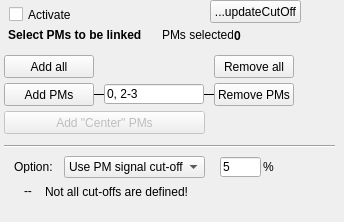
     <widget class="QWidget" name="tabCutOffs">
      <attribute name="title">
       <string>Stat</string>
      </attribute>
      <widget class="QCheckBox" name="cbActivateCutOffs">
       <property name="geometry">
        <rect>
         <x>9</x>
         <y>6</y>
         <width>70</width>
         <height>17</height>
        </rect>
       </property>
       <property name="text">
        <string>Activate</string>
       </property>
      </widget>
      <widget class="QFrame" name="fCutOffsSubSet">
       <property name="geometry">
        <rect>
         <x>4</x>
         <y>23</y>
         <width>331</width>
         <height>190</height>
        </rect>
       </property>
       <property name="frameShape">
        <enum>QFrame::NoFrame</enum>
       </property>
       <property name="frameShadow">
        <enum>QFrame::Raised</enum>
       </property>
       <widget class="QPushButton" name="pbCutOffsAdd">
        <property name="geometry">
         <rect>
          <x>0</x>
          <y>60</y>
          <width>90</width>
          <height>23</height>
         </rect>
        </property>
        <property name="text">
         <string>Add PMs</string>
        </property>
       </widget>
       <widget class="QPushButton" name="pbCutOffsRemove">
        <property name="geometry">
         <rect>
          <x>210</x>
          <y>60</y>
          <width>80</width>
          <height>23</height>
         </rect>
        </property>
        <property name="text">
         <string>Remove PMs</string>
        </property>
       </widget>
       <widget class="QLineEdit" name="leCutOffsSet">
        <property name="geometry">
         <rect>
          <x>100</x>
          <y>61</y>
          <width>100</width>
          <height>20</height>
         </rect>
        </property>
        <property name="text">
         <string>0, 2-3</string>
        </property>
       </widget>
       <widget class="Line" name="line_2">
        <property name="geometry">
         <rect>
          <x>63</x>
          <y>70</y>
          <width>150</width>
          <height>3</height>
         </rect>
        </property>
        <property name="frameShadow">
         <enum>QFrame::Plain</enum>
        </property>
        <property name="orientation">
         <enum>Qt::Horizontal</enum>
        </property>
       </widget>
       <widget class="QPushButton" name="pbCutOffsRemoveAll">
        <property name="geometry">
         <rect>
          <x>210</x>
          <y>32</y>
          <width>80</width>
          <height>23</height>
         </rect>
        </property>
        <property name="text">
         <string>Remove all</string>
        </property>
       </widget>
       <widget class="QPushButton" name="pbCutOffsAddAll">
        <property name="geometry">
         <rect>
          <x>0</x>
          <y>32</y>
          <width>90</width>
          <height>23</height>
         </rect>
        </property>
        <property name="text">
         <string>Add all</string>
        </property>
       </widget>
       <widget class="QPushButton" name="pbCutOffsAddCenterPMs">
        <property name="enabled">
         <bool>false</bool>
        </property>
        <property name="geometry">
         <rect>
          <x>0</x>
          <y>88</y>
          <width>201</width>
          <height>23</height>
         </rect>
        </property>
        <property name="text">
         <string>Add &quot;Center&quot; PMs</string>
        </property>
       </widget>
       <widget class="QLabel" name="label_5">
        <property name="geometry">
         <rect>
          <x>158</x>
          <y>4</y>
          <width>71</width>
          <height>16</height>
         </rect>
        </property>
        <property name="text">
         <string>PMs selected:</string>
        </property>
       </widget>
       <widget class="QLabel" name="labPMsCutOff">
        <property name="geometry">
         <rect>
          <x>230</x>
          <y>6</y>
          <width>46</width>
          <height>13</height>
         </rect>
        </property>
        <property name="font">
         <font>
          <weight>75</weight>
          <bold>true</bold>
         </font>
        </property>
        <property name="text">
         <string>0</string>
        </property>
       </widget>
       <widget class="QLabel" name="label_13">
        <property name="geometry">
         <rect>
          <x>4</x>
          <y>4</y>
          <width>141</width>
          <height>16</height>
         </rect>
        </property>
        <property name="font">
         <font>
          <weight>75</weight>
          <bold>true</bold>
         </font>
        </property>
        <property name="text">
         <string>Select PMs to be linked</string>
        </property>
       </widget>
       <widget class="Line" name="line_7">
        <property name="geometry">
         <rect>
          <x>-8</x>
          <y>115</y>
          <width>341</width>
          <height>16</height>
         </rect>
        </property>
        <property name="orientation">
         <enum>Qt::Horizontal</enum>
        </property>
       </widget>
       <widget class="QComboBox" name="cobCutOffsOptions">
        <property name="geometry">
         <rect>
          <x>60</x>
          <y>133</y>
          <width>141</width>
          <height>22</height>
         </rect>
        </property>
        <item>
         <property name="text">
          <string>Use PM signal cut-offs</string>
         </property>
        </item>
        <item>
         <property name="text">
          <string>Use top fraction </string>
         </property>
        </item>
       </widget>
       <widget class="QLabel" name="label_16">
        <property name="geometry">
         <rect>
          <x>10</x>
          <y>137</y>
          <width>46</width>
          <height>13</height>
         </rect>
        </property>
        <property name="text">
         <string>Option:</string>
        </property>
       </widget>
       <widget class="QFrame" name="fCutOffsOption">
        <property name="geometry">
         <rect>
          <x>206</x>
          <y>130</y>
          <width>71</width>
          <height>31</height>
         </rect>
        </property>
        <property name="frameShape">
         <enum>QFrame::NoFrame</enum>
        </property>
        <property name="frameShadow">
         <enum>QFrame::Raised</enum>
        </property>
        <widget class="QLabel" name="label_18">
         <property name="geometry">
          <rect>
           <x>53</x>
           <y>7</y>
           <width>20</width>
           <height>13</height>
          </rect>
         </property>
         <property name="text">
          <string>%</string>
         </property>
        </widget>
        <widget class="QLineEdit" name="ledCutOffFraction">
         <property name="geometry">
          <rect>
           <x>10</x>
           <y>4</y>
           <width>41</width>
           <height>20</height>
          </rect>
         </property>
         <property name="text">
          <string>5</string>
         </property>
        </widget>
       </widget>
       <widget class="QFrame" name="fCutOffsUndefined">
        <property name="geometry">
         <rect>
          <x>10</x>
          <y>160</y>
          <width>261</width>
          <height>23</height>
         </rect>
        </property>
        <property name="frameShape">
         <enum>QFrame::NoFrame</enum>
        </property>
        <property name="frameShadow">
         <enum>QFrame::Raised</enum>
        </property>
        <widget class="QLabel" name="labIconWarningCutOffs">
         <property name="geometry">
          <rect>
           <x>10</x>
           <y>0</y>
           <width>21</width>
           <height>16</height>
          </rect>
         </property>
         <property name="text">
          <string>--</string>
         </property>
        </widget>
        <widget class="QLabel" name="label_27">
         <property name="geometry">
          <rect>
           <x>31</x>
           <y>1</y>
           <width>151</width>
           <height>16</height>
          </rect>
         </property>
         <property name="text">
          <string>Not all cut-offs are defined!</string>
         </property>
        </widget>
       </widget>
       <zorder>fCutOffsOption</zorder>
       <zorder>line_2</zorder>
       <zorder>pbCutOffsAdd</zorder>
       <zorder>pbCutOffsRemove</zorder>
       <zorder>leCutOffsSet</zorder>
       <zorder>pbCutOffsRemoveAll</zorder>
       <zorder>pbCutOffsAddAll</zorder>
       <zorder>pbCutOffsAddCenterPMs</zorder>
       <zorder>label_5</zorder>
       <zorder>labPMsCutOff</zorder>
       <zorder>label_13</zorder>
       <zorder>line_7</zorder>
       <zorder>cobCutOffsOptions</zorder>
       <zorder>label_16</zorder>
       <zorder>fCutOffsUndefined</zorder>
      </widget>
      <widget class="QPushButton" name="pbUpdateCutOff">
       <property name="geometry">
        <rect>
         <x>210</x>
         <y>0</y>
         <width>91</width>
         <height>23</height>
        </rect>
       </property>
       <property name="text">
        <string>...updateCutOff</string>
       </property>
      </widget>
     </widget>
